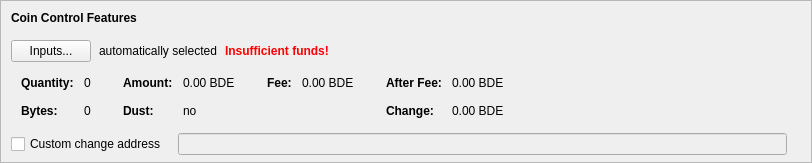
    <widget class="QFrame" name="frameCoinControl">
     <property name="sizePolicy">
      <sizepolicy hsizetype="Expanding" vsizetype="Expanding">
       <horstretch>0</horstretch>
       <verstretch>0</verstretch>
      </sizepolicy>
     </property>
     <property name="maximumSize">
      <size>
       <width>16777215</width>
       <height>16777215</height>
      </size>
     </property>
     <property name="frameShape">
      <enum>QFrame::StyledPanel</enum>
     </property>
     <property name="frameShadow">
      <enum>QFrame::Sunken</enum>
     </property>
     <layout class="QVBoxLayout" name="verticalLayoutCoinControl2">
      <property name="spacing">
       <number>0</number>
      </property>
      <property name="leftMargin">
       <number>0</number>
      </property>
      <property name="topMargin">
       <number>0</number>
      </property>
      <property name="rightMargin">
       <number>0</number>
      </property>
      <property name="bottomMargin">
       <number>6</number>
      </property>
      <item>
       <layout class="QVBoxLayout" name="verticalLayoutCoinControl" stretch="0,0,0,0,1">
        <property name="spacing">
         <number>0</number>
        </property>
        <property name="leftMargin">
         <number>10</number>
        </property>
        <property name="topMargin">
         <number>10</number>
        </property>
        <item>
         <layout class="QHBoxLayout" name="horizontalLayoutCoinControl1">
          <property name="bottomMargin">
           <number>15</number>
          </property>
          <item>
           <widget class="QLabel" name="labelCoinControlFeatures">
            <property name="sizePolicy">
             <sizepolicy hsizetype="Preferred" vsizetype="Maximum">
              <horstretch>0</horstretch>
              <verstretch>0</verstretch>
             </sizepolicy>
            </property>
            <property name="font">
             <font>
              <weight>75</weight>
              <bold>true</bold>
             </font>
            </property>
            <property name="styleSheet">
             <string notr="true">font-weight:bold;</string>
            </property>
            <property name="text">
             <string>Coin Control Features</string>
            </property>
           </widget>
          </item>
         </layout>
        </item>
        <item>
         <layout class="QHBoxLayout" name="horizontalLayoutCoinControl2" stretch="0,0,0,0">
          <property name="spacing">
           <number>8</number>
          </property>
          <property name="bottomMargin">
           <number>10</number>
          </property>
          <item>
           <widget class="QPushButton" name="pushButtonCoinControl">
            <property name="styleSheet">
             <string notr="true"/>
            </property>
            <property name="text">
             <string>Inputs...</string>
            </property>
            <property name="autoDefault">
             <bool>false</bool>
            </property>
           </widget>
          </item>
          <item>
           <widget class="QLabel" name="labelCoinControlAutomaticallySelected">
            <property name="text">
             <string>automatically selected</string>
            </property>
            <property name="margin">
             <number>5</number>
            </property>
           </widget>
          </item>
          <item>
           <widget class="QLabel" name="labelCoinControlInsuffFunds">
            <property name="font">
             <font>
              <weight>75</weight>
              <bold>true</bold>
             </font>
            </property>
            <property name="styleSheet">
             <string notr="true">color:red;font-weight:bold;</string>
            </property>
            <property name="text">
             <string>Insufficient funds!</string>
            </property>
            <property name="margin">
             <number>5</number>
            </property>
           </widget>
          </item>
          <item>
           <spacer name="horizontalSpacerCoinControl">
            <property name="orientation">
             <enum>Qt::Horizontal</enum>
            </property>
            <property name="sizeHint" stdset="0">
             <size>
              <width>40</width>
              <height>1</height>
             </size>
            </property>
           </spacer>
          </item>
         </layout>
        </item>
        <item>
         <widget class="QWidget" name="widgetCoinControl" native="true">
          <property name="sizePolicy">
           <sizepolicy hsizetype="Preferred" vsizetype="Preferred">
            <horstretch>0</horstretch>
            <verstretch>0</verstretch>
           </sizepolicy>
          </property>
          <property name="minimumSize">
           <size>
            <width>0</width>
            <height>0</height>
           </size>
          </property>
          <property name="styleSheet">
           <string notr="true"/>
          </property>
          <layout class="QHBoxLayout" name="horizontalLayoutCoinControl5">
           <property name="leftMargin">
            <number>0</number>
           </property>
           <property name="topMargin">
            <number>0</number>
           </property>
           <property name="rightMargin">
            <number>0</number>
           </property>
           <property name="bottomMargin">
            <number>0</number>
           </property>
           <item>
            <layout class="QHBoxLayout" name="horizontalLayoutCoinControl3" stretch="0,0,0,1">
             <property name="spacing">
              <number>20</number>
             </property>
             <property name="topMargin">
              <number>0</number>
             </property>
             <property name="bottomMargin">
              <number>10</number>
             </property>
             <item>
              <layout class="QFormLayout" name="formLayoutCoinControl1">
               <property name="horizontalSpacing">
                <number>10</number>
               </property>
               <property name="verticalSpacing">
                <number>14</number>
               </property>
               <property name="leftMargin">
                <number>10</number>
               </property>
               <property name="topMargin">
                <number>4</number>
               </property>
               <property name="rightMargin">
                <number>6</number>
               </property>
               <item row="0" column="0">
                <widget class="QLabel" name="labelCoinControlQuantityText">
                 <property name="font">
                  <font>
                   <weight>75</weight>
                   <bold>true</bold>
                  </font>
                 </property>
                 <property name="text">
                  <string>Quantity:</string>
                 </property>
                 <property name="margin">
                  <number>0</number>
                 </property>
                </widget>
               </item>
               <item row="0" column="1">
                <widget class="QLabel" name="labelCoinControlQuantity">
                 <property name="cursor">
                  <cursorShape>IBeamCursor</cursorShape>
                 </property>
                 <property name="contextMenuPolicy">
                  <enum>Qt::ActionsContextMenu</enum>
                 </property>
                 <property name="text">
                  <string notr="true">0</string>
                 </property>
                 <property name="margin">
                  <number>0</number>
                 </property>
                 <property name="textInteractionFlags">
                  <set>Qt::LinksAccessibleByMouse|Qt::TextSelectableByKeyboard|Qt::TextSelectableByMouse</set>
                 </property>
                </widget>
               </item>
               <item row="1" column="0">
                <widget class="QLabel" name="labelCoinControlBytesText">
                 <property name="font">
                  <font>
                   <weight>75</weight>
                   <bold>true</bold>
                  </font>
                 </property>
                 <property name="text">
                  <string>Bytes:</string>
                 </property>
                </widget>
               </item>
               <item row="1" column="1">
                <widget class="QLabel" name="labelCoinControlBytes">
                 <property name="cursor">
                  <cursorShape>IBeamCursor</cursorShape>
                 </property>
                 <property name="contextMenuPolicy">
                  <enum>Qt::ActionsContextMenu</enum>
                 </property>
                 <property name="text">
                  <string notr="true">0</string>
                 </property>
                 <property name="textInteractionFlags">
                  <set>Qt::LinksAccessibleByMouse|Qt::TextSelectableByKeyboard|Qt::TextSelectableByMouse</set>
                 </property>
                </widget>
               </item>
              </layout>
             </item>
             <item>
              <layout class="QFormLayout" name="formLayoutCoinControl2">
               <property name="horizontalSpacing">
                <number>10</number>
               </property>
               <property name="verticalSpacing">
                <number>14</number>
               </property>
               <property name="leftMargin">
                <number>6</number>
               </property>
               <property name="topMargin">
                <number>4</number>
               </property>
               <property name="rightMargin">
                <number>6</number>
               </property>
               <item row="0" column="0">
                <widget class="QLabel" name="labelCoinControlAmountText">
                 <property name="font">
                  <font>
                   <weight>75</weight>
                   <bold>true</bold>
                  </font>
                 </property>
                 <property name="text">
                  <string>Amount:</string>
                 </property>
                 <property name="margin">
                  <number>0</number>
                 </property>
                </widget>
               </item>
               <item row="0" column="1">
                <widget class="QLabel" name="labelCoinControlAmount">
                 <property name="cursor">
                  <cursorShape>IBeamCursor</cursorShape>
                 </property>
                 <property name="contextMenuPolicy">
                  <enum>Qt::ActionsContextMenu</enum>
                 </property>
                 <property name="text">
                  <string notr="true">0.00 BDE</string>
                 </property>
                 <property name="textInteractionFlags">
                  <set>Qt::LinksAccessibleByMouse|Qt::TextSelectableByKeyboard|Qt::TextSelectableByMouse</set>
                 </property>
                </widget>
               </item>
               <item row="1" column="0">
                <widget class="QLabel" name="labelCoinControlLowOutputText">
                 <property name="font">
                  <font>
                   <weight>75</weight>
                   <bold>true</bold>
                  </font>
                 </property>
                 <property name="text">
                  <string>Dust:</string>
                 </property>
                </widget>
               </item>
               <item row="1" column="1">
                <widget class="QLabel" name="labelCoinControlLowOutput">
                 <property name="cursor">
                  <cursorShape>IBeamCursor</cursorShape>
                 </property>
                 <property name="contextMenuPolicy">
                  <enum>Qt::ActionsContextMenu</enum>
                 </property>
                 <property name="text">
                  <string notr="true">no</string>
                 </property>
                 <property name="textInteractionFlags">
                  <set>Qt::LinksAccessibleByMouse|Qt::TextSelectableByKeyboard|Qt::TextSelectableByMouse</set>
                 </property>
                </widget>
               </item>
              </layout>
             </item>
             <item>
              <layout class="QFormLayout" name="formLayoutCoinControl3">
               <property name="horizontalSpacing">
                <number>10</number>
               </property>
               <property name="verticalSpacing">
                <number>14</number>
               </property>
               <property name="leftMargin">
                <number>6</number>
               </property>
               <property name="topMargin">
                <number>4</number>
               </property>
               <property name="rightMargin">
                <number>6</number>
               </property>
               <item row="0" column="0">
                <widget class="QLabel" name="labelCoinControlFeeText">
                 <property name="font">
                  <font>
                   <weight>75</weight>
                   <bold>true</bold>
                  </font>
                 </property>
                 <property name="text">
                  <string>Fee:</string>
                 </property>
                 <property name="margin">
                  <number>0</number>
                 </property>
                </widget>
               </item>
               <item row="0" column="1">
                <widget class="QLabel" name="labelCoinControlFee">
                 <property name="cursor">
                  <cursorShape>IBeamCursor</cursorShape>
                 </property>
                 <property name="contextMenuPolicy">
                  <enum>Qt::ActionsContextMenu</enum>
                 </property>
                 <property name="text">
                  <string notr="true">0.00 BDE</string>
                 </property>
                 <property name="textInteractionFlags">
                  <set>Qt::LinksAccessibleByMouse|Qt::TextSelectableByKeyboard|Qt::TextSelectableByMouse</set>
                 </property>
                </widget>
               </item>
              </layout>
             </item>
             <item>
              <layout class="QFormLayout" name="formLayoutCoinControl4">
               <property name="horizontalSpacing">
                <number>10</number>
               </property>
               <property name="verticalSpacing">
                <number>14</number>
               </property>
               <property name="leftMargin">
                <number>6</number>
               </property>
               <property name="topMargin">
                <number>4</number>
               </property>
               <property name="rightMargin">
                <number>6</number>
               </property>
               <item row="0" column="0">
                <widget class="QLabel" name="labelCoinControlAfterFeeText">
                 <property name="font">
                  <font>
                   <weight>75</weight>
                   <bold>true</bold>
                  </font>
                 </property>
                 <property name="text">
                  <string>After Fee:</string>
                 </property>
                 <property name="margin">
                  <number>0</number>
                 </property>
                </widget>
               </item>
               <item row="0" column="1">
                <widget class="QLabel" name="labelCoinControlAfterFee">
                 <property name="cursor">
                  <cursorShape>IBeamCursor</cursorShape>
                 </property>
                 <property name="contextMenuPolicy">
                  <enum>Qt::ActionsContextMenu</enum>
                 </property>
                 <property name="text">
                  <string notr="true">0.00 BDE</string>
                 </property>
                 <property name="textInteractionFlags">
                  <set>Qt::LinksAccessibleByMouse|Qt::TextSelectableByKeyboard|Qt::TextSelectableByMouse</set>
                 </property>
                </widget>
               </item>
               <item row="1" column="0">
                <widget class="QLabel" name="labelCoinControlChangeText">
                 <property name="font">
                  <font>
                   <weight>75</weight>
                   <bold>true</bold>
                  </font>
                 </property>
                 <property name="text">
                  <string>Change:</string>
                 </property>
                </widget>
               </item>
               <item row="1" column="1">
                <widget class="QLabel" name="labelCoinControlChange">
                 <property name="cursor">
                  <cursorShape>IBeamCursor</cursorShape>
                 </property>
                 <property name="contextMenuPolicy">
                  <enum>Qt::ActionsContextMenu</enum>
                 </property>
                 <property name="text">
                  <string notr="true">0.00 BDE</string>
                 </property>
                 <property name="textInteractionFlags">
                  <set>Qt::LinksAccessibleByMouse|Qt::TextSelectableByKeyboard|Qt::TextSelectableByMouse</set>
                 </property>
                </widget>
               </item>
              </layout>
             </item>
            </layout>
           </item>
          </layout>
         </widget>
        </item>
        <item>
         <layout class="QHBoxLayout" name="horizontalLayoutCoinControl4" stretch="0,0,0">
          <property name="spacing">
           <number>12</number>
          </property>
          <property name="sizeConstraint">
           <enum>QLayout::SetDefaultConstraint</enum>
          </property>
          <property name="topMargin">
           <number>5</number>
          </property>
          <property name="rightMargin">
           <number>5</number>
          </property>
          <item>
           <widget class="QCheckBox" name="checkBoxCoinControlChange">
            <property name="toolTip">
             <string>If this is activated, but the change address is empty or invalid, change will be sent to a newly generated address.</string>
            </property>
            <property name="text">
             <string>Custom change address</string>
            </property>
           </widget>
          </item>
          <item>
           <widget class="QValidatedLineEdit" name="lineEditCoinControlChange">
            <property name="enabled">
             <bool>false</bool>
            </property>
            <property name="sizePolicy">
             <sizepolicy hsizetype="Expanding" vsizetype="Fixed">
              <horstretch>0</horstretch>
              <verstretch>0</verstretch>
             </sizepolicy>
            </property>
           </widget>
          </item>
          <item>
           <widget class="QLabel" name="labelCoinControlChangeLabel">
            <property name="sizePolicy">
             <sizepolicy hsizetype="Preferred" vsizetype="Expanding">
              <horstretch>0</horstretch>
              <verstretch>0</verstretch>
             </sizepolicy>
            </property>
            <property name="minimumSize">
             <size>
              <width>0</width>
              <height>0</height>
             </size>
            </property>
            <property name="text">
             <string/>
            </property>
            <property name="margin">
             <number>3</number>
            </property>
           </widget>
          </item>
         </layout>
        </item>
        <item>
         <spacer name="verticalSpacerCoinControl">
          <property name="orientation">
           <enum>Qt::Vertical</enum>
          </property>
          <property name="sizeHint" stdset="0">
           <size>
            <width>800</width>
            <height>1</height>
           </size>
          </property>
         </spacer>
        </item>
       </layout>
      </item>
     </layout>
    </widget>
